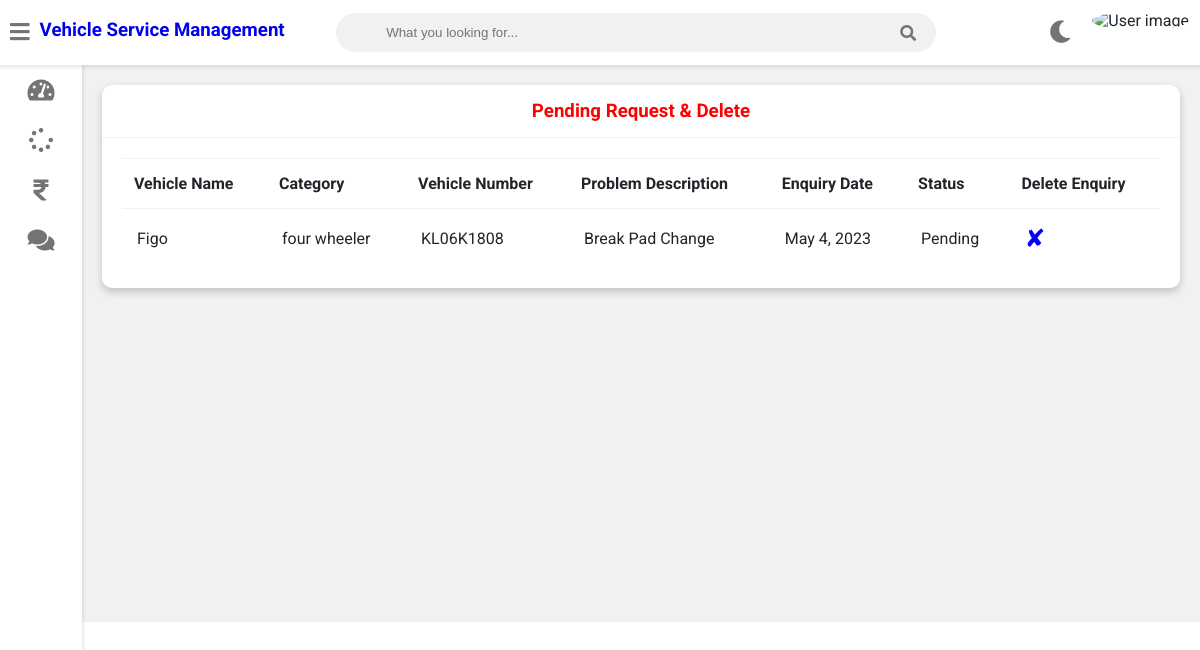
/customer-view-request (signed in), run on the app's committed database.
### vehicle/models.py (models this page shows, shortened)
class Request(models.Model):
    cat=(('two wheeler with gear','two wheeler with gear'),('two wheeler without gear','two wheeler without gear'),('four wheeler','four wheeler'))
    category=models.CharField(max_length=50,choices=cat)
    vehicle_no = models.CharField(max_length=20,null=False)
    vehicle_name = models.CharField(max_length=40,null=False)
    vehicle_model = models.CharField(max_length=40,null=False)
    vehicle_brand = models.CharField(max_length=40,null=False)
    Km_Driven = models.PositiveIntegerField(max_length=40,null=True,blank=True)
    problem_description = models.CharField(max_length=500,null=False)
    date=models.DateField(auto_now=True)
    cost=models.PositiveIntegerField(null=True)
    customer=models.ForeignKey('Customer', on_delete=models.CASCADE,null=True)
    mechanic=models.ForeignKey('Mechanic',on_delete=models.CASCADE,null=True)
    stat=(('Pending','Pending'),('Approved','Approved'),('Repairing','Repairing'),('Repairing Done','Repairing Done'),('Released','Released'))
    status=models.CharField(max_length=50,choices=stat,default='Pending',null=True)

### vehicle/views.py (the view)
# urls.py: path('customer-view-request',views.customer_view_request_view,name='customer-view-request'),
@login_required(login_url='customerlogin')
@user_passes_test(is_customer)
def customer_view_request_view(request):
    customer=models.Customer.objects.get(user_id=request.user.id)
    enquiries=models.Request.objects.all().filter(customer_id=customer.id , status="Pending")
    return render(request,'vehicle/customer_view_request.html',{'customer':customer,'enquiries':enquiries})

### vehicle/views.py (called while the page is built)
def is_customer(user):
    return user.groups.filter(name='CUSTOMER').exists()

### templates/vehicle/customer_view_request.html
{% extends 'vehicle/customerbase.html' %}
{% block content %}
	<div class="wrapper">
		<div class="row">
			<div class="col-12 col-m-12 col-sm-12">
				<div class="card">
					<div class="card-header">
						<h3 style="color:red; text-align:center" >Pending Request & Delete
						</h3>
					</div>
					<div class="card-content">
						<table>
							<thead>
                <tr>
                  <th>Vehicle Name</th>
                  <th>Category</th>
                  <th>Vehicle Number</th>
                  <th>Problem Description</th>
                  <th>Enquiry Date</th>
                  <th>Status</th>
								  <th>Delete Enquiry</th>
                </tr>
							</thead>
							<tbody>
                {% for enq in enquiries %}
                <tr>
                  <td>{{enq.vehicle_name}}</td>
                  <td>{{enq.category}}</td>
                  <td>{{enq.vehicle_no}}</td>
                  <td>{{enq.problem_description}}</td>
                  <td>{{enq.date}}</td>
                  <td>{{enq.status}}</td>
                  <td><a style="color:blue; text-decoration:none;font-size:25px;"href="{% url 'customer-delete-request' enq.id  %}">&#10008;</a></td>
                </tr>
                {% endfor %}
							</tbody>
						</table>
					</div>
				</div>
			</div>
		</div>
<br><br><br><br><br><br><br><br><br><br><br><br><br><br><br><br>
	</div>
{% endblock content %}

### data on the page
Request: vehicle_name "Figo", category "four wheeler", vehicle_no "KL06K1808", problem_description "Break Pad Change", date "May 4, 2023", status "Pending"
